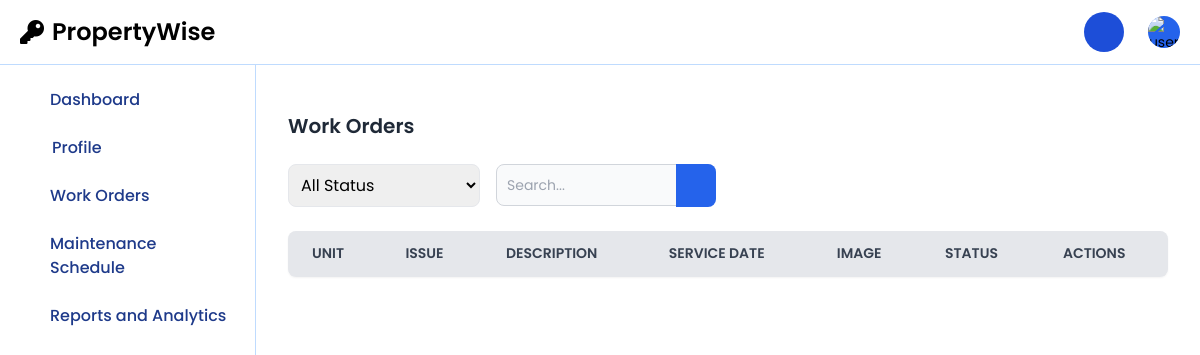
The page /staff/staffWork.php (signed in) on the database as committed earlier.
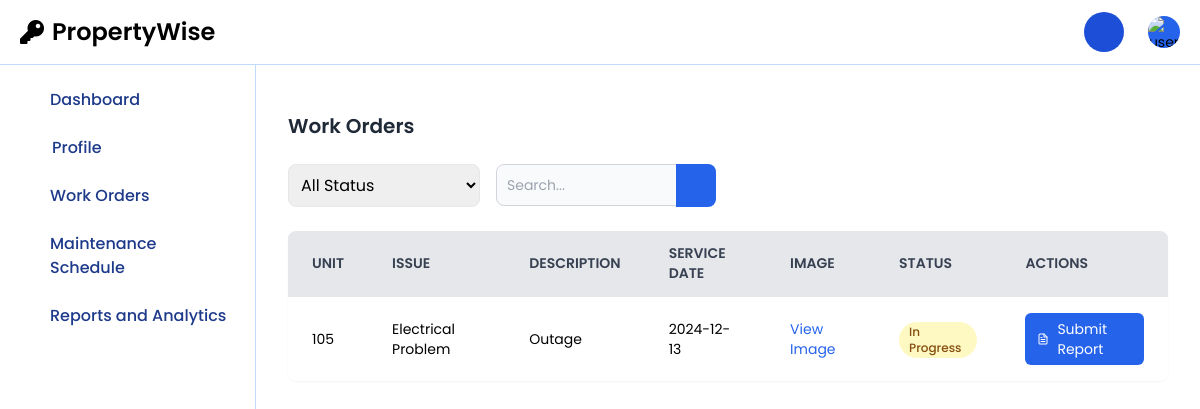
The same page on the database as committed later.
### tables this page shows
CREATE TABLE `maintenance_requests` (
  `id` int(11) NOT NULL,
  `user_id` int(11) NOT NULL,
  `unit` varchar(50) NOT NULL,
  `issue` varchar(100) NOT NULL,
  `description` text NOT NULL,
  `service_date` date NOT NULL,
  `status` enum('Pending','In Progress','Completed') DEFAULT 'Pending',
  `image` varchar(255) DEFAULT NULL,
  `created_at` timestamp NOT NULL DEFAULT current_timestamp(),
  `updated_at` timestamp NOT NULL DEFAULT current_timestamp() ON UPDATE current_timestamp(),
  `assigned_to` int(11) DEFAULT NULL,
  `priority` enum('high','medium','low') NOT NULL DEFAULT 'medium',
  `archived` tinyint(1) DEFAULT 0
);

### staff/staffWork.php (the view, shortened to what the changed rows need)
<?php
require '../session/db.php';
$staffId = $_SESSION['staff_id'];
$query = "SELECT id, unit, issue, description, service_date, image, status
          FROM maintenance_requests
          WHERE archived = 0 AND assigned_to = ?";
$stmt = $conn->prepare($query);
$stmt->bind_param('i', $staffId);
$stmt->execute();
$result = $stmt->get_result();
$requests = [];
while ($row = $result->fetch_assoc()) {
    $requests[] = $row;
}
?>
<!DOCTYPE html>
<html lang="en">
<head>
    <script src="https://cdn.tailwindcss.com"></script>
    <link rel="stylesheet" href="https://cdnjs.cloudflare.com/ajax/libs/font-awesome/5.15.4/css/all.min.css">
</head>
<body>
<?php include('staffNavbar.php'); ?>
<?php include('staffSidebar.php'); ?>
<div class="sm:ml-64 p-4 sm:p-8 mx-auto">
    <div class="mt-16 sm:mt-20">
        <h1 class="text-lg sm:text-xl font-semibold text-gray-800 mb-4 sm:mb-6">Work Orders</h1>
        <div class="bg-white rounded-lg shadow-sm overflow-hidden">
            <div class="overflow-x-auto">
                <table class="min-w-full divide-y divide-gray-200">
                    <thead class="bg-gray-50">
                        <tr>
                            <th class="px-4 sm:px-6 py-3 text-left text-xs sm:text-sm font-semibold text-gray-700 border-b-2 border-gray-200 bg-gray-200 uppercase">Unit</th>
                            <th class="px-4 sm:px-6 py-3 text-left text-xs sm:text-sm font-semibold text-gray-700 border-b-2 border-gray-200 bg-gray-200 uppercase">Issue</th>
                            <th class="px-4 sm:px-6 py-3 text-left text-xs sm:text-sm font-semibold text-gray-700 border-b-2 border-gray-200 bg-gray-200 uppercase">Description</th>
                            <th class="px-4 sm:px-6 py-3 text-left text-xs sm:text-sm font-semibold text-gray-700 border-b-2 border-gray-200 bg-gray-200 uppercase">Service Date</th>
                            <th class="px-4 sm:px-6 py-3 text-left text-xs sm:text-sm font-semibold text-gray-700 border-b-2 border-gray-200 bg-gray-200 uppercase">Image</th>
                            <th class="px-4 sm:px-6 py-3 text-left text-xs sm:text-sm font-semibold text-gray-700 border-b-2 border-gray-200 bg-gray-200 uppercase">Status</th>
                            <th class="px-4 sm:px-6 py-3 text-left text-xs sm:text-sm font-semibold text-gray-700 border-b-2 border-gray-200 bg-gray-200 uppercase">Actions</th>
                        </tr>
                    </thead>
                    <tbody id="workOrdersTableBody" class="bg-white divide-y divide-gray-200">
                        <?php foreach ($requests as $request): ?>
                            <?php
                            $statusColor = '';
                            if ($request['status'] == 'Pending') {
                                $statusColor = 'bg-gray-100 text-gray-800';
                            } elseif ($request['status'] == 'In Progress') {
                                $statusColor = 'bg-yellow-100 text-yellow-800';
                            } elseif ($request['status'] == 'Completed') {
                                $statusColor = 'bg-green-100 text-green-800';
                            }
                            ?>
                            <tr>
                                <td class="px-4 sm:px-6 py-4 text-sm"><?php echo htmlspecialchars($request['unit']); ?></td>
                                <td class="px-4 sm:px-6 py-4 text-sm"><?php echo htmlspecialchars($request['issue']); ?></td>
                                <td class="px-4 sm:px-6 py-4 text-sm"><?php echo htmlspecialchars($request['description']); ?></td>
                                <td class="px-4 sm:px-6 py-4 text-sm"><?php echo htmlspecialchars($request['service_date']); ?></td>
                                <td class="px-4 sm:px-6 py-4 text-sm">
                                    <?php if ($request['image']) : ?>
                                        <a href="../users/<?php echo htmlspecialchars($request['image']); ?>" target="_blank" class="text-blue-600">View Image</a>
                                    <?php else : ?>
                                        No Image
                                    <?php endif; ?>
                                </td>
                                <td class="px-4 sm:px-6 py-4 text-sm">
                                    <span class="inline-flex items-center px-2.5 py-0.5 rounded-full text-xs font-medium <?php echo $statusColor; ?>">
                                        <?php echo htmlspecialchars($request['status']); ?>
                                    </span>
                                </td>
                                <td class="px-4 sm:px-6 py-4 text-sm">
                                    <a href="submit_report.php?id=<?php echo $request['id']; ?>" class="inline-flex items-center px-3 py-1.5 bg-blue-600 text-white text-sm rounded-md hover:bg-blue-700 focus:outline-none focus:ring-2 focus:ring-blue-500 focus:ring-offset-2">
                                        Submit Report
                                    </a>
                                </td>
                            </tr>
                        <?php endforeach; ?>
                    </tbody>
                </table>
            </div>
        </div>
    </div>
</div>
</body>
</html>

Rows that differ between the two databases and show on the page:
added maintenance_requests: unit "105", issue "Electrical Problem", description "Outage", service_date "2024-12-13", status "In Progress"
